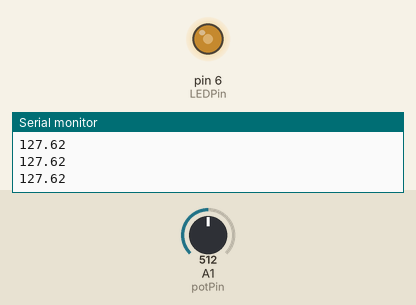
Simulated run of this sketch. Board: Arduino Uno, built with avr-gcc and run on an emulated ATmega328P. On the bench: output pins drawn as LEDs (lit = HIGH), the last lines printed to the serial monitor. The inputs (shaded band) are chosen by the test bench; at power-on: A1 (potPin) = 512.

Above: at 1.2 s.
1.3 s: A1 (potPin) set to 716
At 2.5 s:
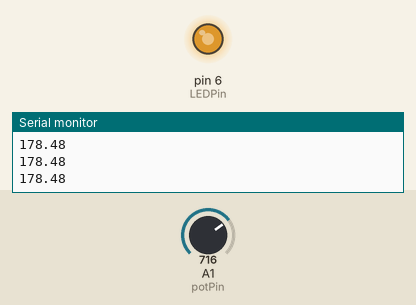
2.8 s: A1 (potPin) set to 900
At 3.8 s:
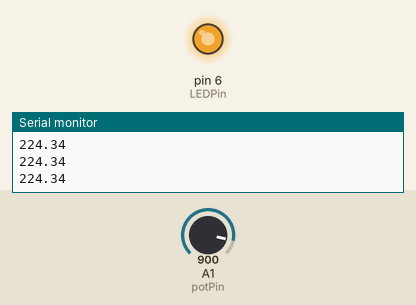
4.3 s: A1 (potPin) set to 122
At 4.8 s:
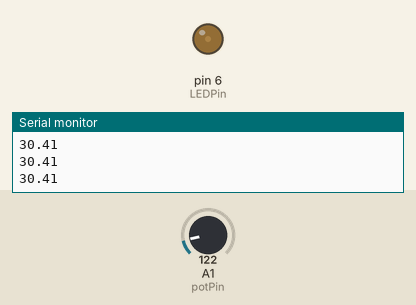
5.8 s: A1 (potPin) set to 0
At 7.0 s:
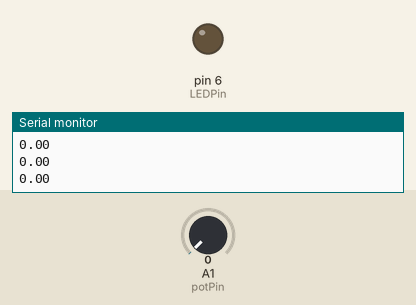
7.3 s: A1 (potPin) set to 511
At 8.4 s:
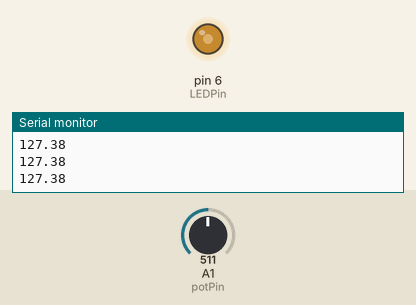
Timing chart, 0 to 9.8 s (numbered marks = the images above; inputs shaded):
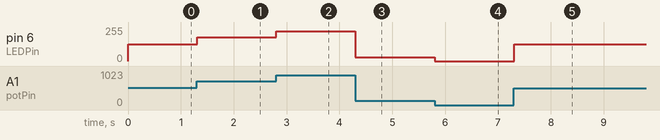

The sketch:

Dimmable_LED_Project.ino
```cpp
int potPin = A1;
int LEDPin = 6;
int potVal;
float LEDVal;

void setup() {
  // put your setup code here, to run once:
Serial.begin(9600);
pinMode(potPin, INPUT);
pinMode(LEDPin, OUTPUT);
}

void loop() {
  // put your main code here, to run repeatedly:
potVal = analogRead(potPin);
LEDVal = (255./1023.)*potVal;  // 255 is max value on LED / 1023 is max value on potentiometer
analogWrite(LEDPin, LEDVal);
Serial.println(LEDVal); // Serial monitor to check the output value of LED
}
```

Measured:
- after the input at 1.3 s, pin 6 (LEDPin): 127/255 → 178/255 at once
- after the input at 2.8 s, pin 6 (LEDPin): 178/255 → 224/255 at once
- after the input at 4.3 s, pin 6 (LEDPin): 224/255 → 30/255 at once
- after the input at 5.8 s, pin 6 (LEDPin): 30/255 → 0/255 at once
- after the input at 7.3 s, pin 6 (LEDPin): 0/255 → 127/255 at once
